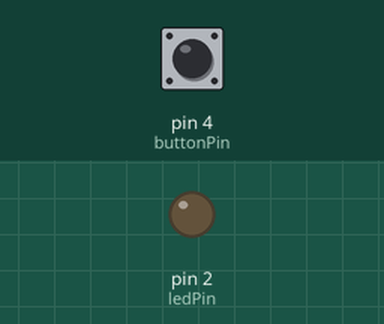
The sketch below on a simulated Arduino Uno, built with avr-gcc and run on an emulated ATmega328P. Shown: output pins drawn as LEDs (lit = HIGH). The inputs (shaded band) are chosen by the test bench; at power-on: pin 4 (buttonPin) HIGH.

Above: at 1.2 s.
1.3 s: pin 4 (buttonPin) pulled LOW for 0.15 s
At 2.3 s:
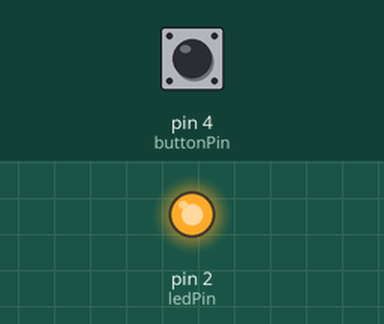
2.9 s: pin 4 (buttonPin) pulled LOW for 1 s
At 3.5 s:
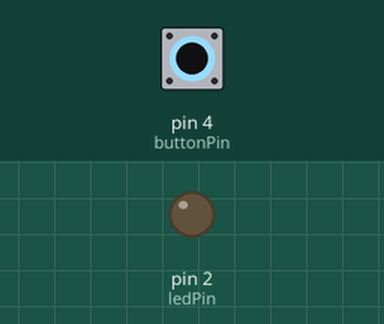
5.4 s: pin 4 (buttonPin) pulled LOW for 3.2 s
At 6.6 s:
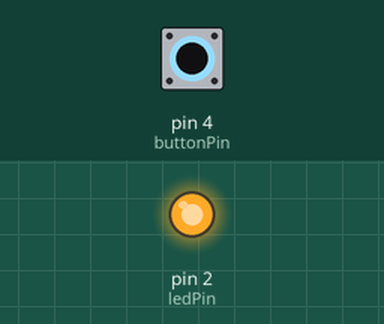
Timing chart, 0 to 8.4 s (numbered marks = the images above; inputs shaded):
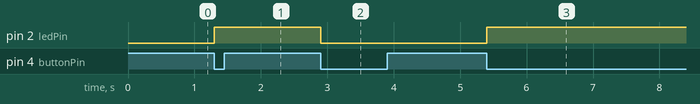

The sketch:

simple_led_with_button.ino
```cpp
const int buttonPin = 4;
const int ledPin = 2;

int ledState = LOW;
int lastButtonState = HIGH;

void setup() {
  pinMode(ledPin, OUTPUT);
  pinMode(buttonPin, INPUT_PULLUP);
}

void loop() {
  int reading = digitalRead(buttonPin);

  if (reading == LOW && lastButtonState == HIGH) {
    ledState = !ledState;
    digitalWrite(ledPin, ledState);
    delay(200);
  }

  lastButtonState = reading;
}
```

Measured:
- after the input at 1.3 s, pin 2 (ledPin): LOW → HIGH at once
- after the input at 2.9 s, pin 2 (ledPin): HIGH → LOW at once
- after the input at 5.4 s, pin 2 (ledPin): LOW → HIGH at once
